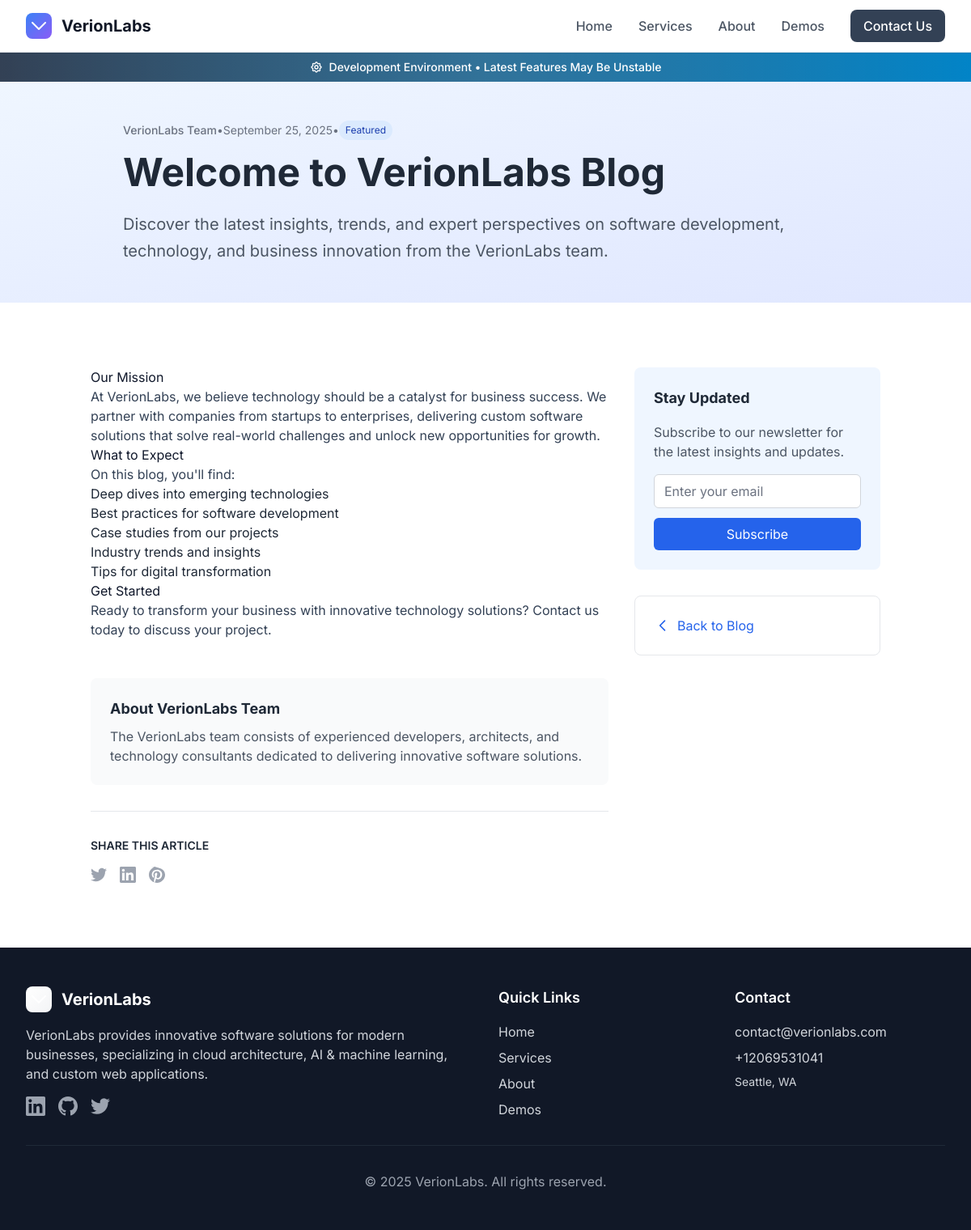
/blog/welcome-to-verionlabs-blog/, run on the app's committed database.
### website/models.py (models this page shows, shortened)
class SiteConfig(models.Model):
    maintenance_mode = models.BooleanField(default=False, help_text="Show maintenance page for all users except admin/staff")
    """Site-wide configuration and company information"""
    company_name = models.CharField(max_length=100, default="VerionLabs")
    domain = models.CharField(max_length=100, default="verionlabs.com")
    email = models.EmailField(default="contact@verionlabs.com")
    phone = models.CharField(max_length=20, blank=True, null=True)
    address = models.TextField(default="123 Innovation Drive, Tech Valley, CA 94000")
    description = models.TextField(
        default="VerionLabs provides innovative software solutions for modern businesses, specializing in cloud architecture, AI & machine learning, and custom web applications."
    )
    mission = models.TextField(
        default="We empower businesses with cutting-edge technology solutions that drive growth, efficiency, and innovation in the digital age."
    )
    linkedin_url = models.URLField(blank=True, null=True, default="https://linkedin.com/company/verionlabs")
    github_url = models.URLField(blank=True, null=True, default="https://github.com/verionlabs")
    twitter_url = models.URLField(blank=True, null=True, default="https://twitter.com/verionlabs")
    hero_headline = models.CharField(max_length=200, default="Innovative Software Solutions for Modern Business")
    hero_subheadline = models.TextField(
        default="We transform ideas into powerful digital experiences that drive business growth and technological advancement."
    )
    hero_cta_text = models.CharField(max_length=50, default="Explore Our Services")
    mission_title = models.CharField(max_length=100, default="Our Mission")
    mission_content = models.TextField(
        default="At VerionLabs, we believe technology should be a catalyst for business success. We partner with companies from startups to enterprises, delivering custom software solutions that solve real-world challenges and unlock new opportunities for growth."
    )
    contact_cta_title = models.CharField(max_length=100, default="Ready to Transform Your Business?")
    contact_cta_description = models.TextField(
        default="Let's discuss how our innovative solutions can help you achieve your goals and stay ahead of the competition."
    )
    contact_cta_button_text = models.CharField(max_length=50, default="Get Started Today")
    about_story_title = models.CharField(max_length=100, default="Our Story")
    about_vision_title = models.CharField(max_length=100, default="Our Vision")
    about_vision_content = models.TextField(
        default="To be the trusted technology partner that empowers businesses to thrive in the digital future, one innovative solution at a time."
    )
    meta_keywords = models.TextField(
        default="software development, web applications, cloud architecture, AI, machine learning",
        help_text="Comma-separated keywords"
    )
    created_at = models.DateTimeField(auto_now_add=True)
    updated_at = models.DateTimeField(auto_now=True)
    class Meta:
        verbose_name = "Site Configuration"
        verbose_name_plural = "Site Configuration"

class NavigationItem(models.Model):
    name = models.CharField(max_length=50)
    url = models.CharField(max_length=200, help_text="URL path (e.g., '/services/') or external URL")
    order = models.PositiveIntegerField(default=0)
    is_active = models.BooleanField(default=True)
    is_external = models.BooleanField(default=False, help_text="Is this an external link?")
    class Meta:
        ordering = ['order', 'name']

class DevelopmentBanner(models.Model):
    is_active = models.BooleanField(
        default=True,
        help_text="Show the development banner on the website"
    )
    message = models.CharField(
        max_length=200,
        default="Development in Progress - Opening Soon!",
        help_text="Banner message text"
    )
    background_color = models.CharField(
        max_length=20,
        default="bg-blue-600",
        help_text="Tailwind CSS background color class"
    )
    text_color = models.CharField(
        max_length=20,
        default="text-white",
        help_text="Tailwind CSS text color class"
    )
    created_at = models.DateTimeField(auto_now_add=True)
    updated_at = models.DateTimeField(auto_now=True)
    class Meta:
        verbose_name = "Development Banner"
        verbose_name_plural = "Development Banner"

class BlogPost(models.Model):
    title = models.CharField(max_length=200)
    slug = models.SlugField(unique=True, help_text="URL slug for this blog post")
    excerpt = models.TextField(
        max_length=300,
        help_text="Short summary for blog listing (max 300 characters)"
    )
    content = models.TextField(help_text="Full blog post content (supports HTML)")
    author_name = models.CharField(max_length=100, default="VerionLabs Team")
    author_bio = models.TextField(blank=True, help_text="Optional author bio")
    featured_image = models.ImageField(
        upload_to='blog/',
        blank=True,
        null=True,
        help_text="Featured image for the blog post"
    )
    featured_image_url = models.URLField(
        blank=True,
        null=True,
        help_text="External image URL if not uploading"
    )
    is_published = models.BooleanField(default=False, help_text="Publish this blog post")
    publish_date = models.DateTimeField(auto_now_add=True)
    updated_at = models.DateTimeField(auto_now=True)
    meta_description = models.TextField(
        blank=True,
        help_text="Meta description for SEO (recommended 150-160 characters)"
    )
    meta_keywords = models.CharField(
        max_length=200,
        blank=True,
        help_text="Comma-separated keywords for SEO"
    )
    featured = models.BooleanField(default=False, help_text="Feature this post on homepage")
    order = models.PositiveIntegerField(default=0, help_text="Display order for featured posts")
    tags = models.ManyToManyField('BlogTag', blank=True, related_name='blog_posts', help_text="Tags for categorizing this post")
    class Meta:
        ordering = ['-publish_date']
        verbose_name = "Blog Post"
        verbose_name_plural = "Blog Posts"
    def get_featured_image_url(self):
        if self.featured_image:
            return self.featured_image.url
        return self.featured_image_url

### website/views.py (the view)
# urls.py: path('blog/<slug:slug>/', views.BlogDetailView.as_view(), name='blog_detail'),
class BlogDetailView(DetailView):
    model = BlogPost
    template_name = 'website/blog_detail.html'
    context_object_name = 'post'
    def get_queryset(self):
        return BlogPost.objects.filter(is_published=True)
    def get_context_data(self, **kwargs):
        context = super().get_context_data(**kwargs)
        context.update(get_site_context())
        context['related_posts'] = BlogPost.objects.filter(
            is_published=True,
            featured=True
        ).exclude(id=self.object.id).order_by('-publish_date')[:3]
        return context

### templates/website/blog_detail.html (shortened to what this page needs)
{% extends 'base.html' %}
{% load static %}
{% block content %}
<section class="bg-gradient-to-br from-blue-50 to-indigo-100 py-12 lg:py-16">
    <div class="container mx-auto px-6">
        <div class="max-w-4xl mx-auto">
            <div class="flex items-center text-sm text-gray-500 mb-4">
                <span class="font-medium">{{ post.author_name }}</span>
                <span class="mx-2">•</span>
                <time datetime="{{ post.publish_date|date:'c' }}">{{ post.publish_date|date:"F j, Y" }}</time>
                {% if post.featured %}
                <span class="mx-2">•</span>
                <span class="bg-blue-100 text-blue-800 text-xs px-2 py-1 rounded-full">Featured</span>
                {% endif %}
            </div>
            <h1 class="text-3xl md:text-4xl lg:text-5xl font-bold text-gray-800 mb-6">
                {{ post.title }}
            </h1>
            {% if post.excerpt %}
            <p class="text-xl text-gray-600 leading-relaxed">
                {{ post.excerpt }}
            </p>
            {% endif %}
        </div>
    </div>
</section>
<section class="py-16 lg:py-20 bg-white">
    <div class="container mx-auto px-6">
        <div class="grid grid-cols-1 lg:grid-cols-3 gap-8">
            <div class="lg:col-span-2">
                <div class="prose prose-lg max-w-none">
                    {{ post.content|safe }}
                </div>
                {% if post.author_bio %}
                <div class="mt-12 p-6 bg-gray-50 rounded-lg">
                    <h3 class="text-lg font-bold text-gray-800 mb-2">About {{ post.author_name }}</h3>
                    <p class="text-gray-600">{{ post.author_bio }}</p>
                </div>
                {% endif %}
                <div class="mt-8 pt-8 border-t border-gray-200">
                    <h4 class="text-sm font-semibold text-gray-800 uppercase tracking-wide mb-4">Share this article</h4>
                    <div class="flex space-x-4">
                        <a href="#" class="text-gray-400 hover:text-blue-600 transition-colors">
                        </a>
                        <a href="#" class="text-gray-400 hover:text-blue-600 transition-colors">
                        </a>
                        <a href="#" class="text-gray-400 hover:text-blue-600 transition-colors">
                        </a>
                    </div>
                </div>
            </div>
            <div class="lg:col-span-1">
                <div class="bg-blue-50 rounded-lg p-6 mb-8">
                    <h3 class="text-lg font-bold text-gray-800 mb-4">Stay Updated</h3>
                    <p class="text-gray-600 mb-4">Subscribe to our newsletter for the latest insights and updates.</p>
                    <form class="space-y-3">
                        <input type="email" placeholder="Enter your email" class="w-full px-3 py-2 border border-gray-300 rounded-md focus:outline-none focus:ring-2 focus:ring-blue-500">
                        <button type="submit" class="w-full bg-blue-600 text-white py-2 px-4 rounded-md hover:bg-blue-700 transition-colors">
                            Subscribe
                        </button>
                    </form>
                </div>
                <div class="bg-white border border-gray-200 rounded-lg p-6">
                    <a href="{% url 'website:blog' %}" class="flex items-center text-blue-600 hover:text-blue-800 transition-colors">
                        <svg class="w-5 h-5 mr-2" fill="none" stroke="currentColor" viewBox="0 0 24 24">
                            <path stroke-linecap="round" stroke-linejoin="round" stroke-width="2" d="M15 19l-7-7 7-7"></path>
                        </svg>
                        Back to Blog
                    </a>
                </div>
            </div>
        </div>
    </div>
</section>
{% endblock %}

### templates/base.html (shortened to what this page needs)
<!DOCTYPE html>
<html lang="en" class="h-full">
<head>
        content="{% block og_image %}https://{{ site_config.domain }}{% load static %}{% static 'images/logo.svg' %}{% endblock %}">
        content="{% block twitter_image %}https://{{ site_config.domain }}{% load static %}{% static 'images/logo.svg' %}{% endblock %}">
    {% load static %}
    <link rel="stylesheet" href="{% static 'css/tailwind.css' %}">
    <link rel="stylesheet" href="{% static 'css/main.css' %}">
</head>
<body class="min-h-screen flex flex-col font-sans text-gray-800 antialiased">
    <header class="bg-white shadow-sm border-b border-gray-200 sticky top-0 z-50">
        <div class="max-w-7xl mx-auto px-4 sm:px-6 lg:px-8">
            <nav class="flex items-center justify-between h-16">
                <a href="{% url 'website:home' %}"
                    class="flex items-center space-x-3 hover:opacity-80 transition-opacity">
                    <img src="{% static 'images/logo.svg' %}" alt="{{ site_config.company_name }} Logo" class="h-8 w-8">
                    <span class="text-xl font-bold text-gray-900">{{ site_config.company_name }}</span>
                </a>
                <div class="hidden md:flex items-center space-x-8">
                    {% for item in navigation_items %}
                    <a href="{% if item.is_external %}{{ item.url }}{% else %}{{ item.url }}{% endif %}"
                        class="text-gray-600 hover:text-gray-900 font-medium transition-colors duration-200{% if request.resolver_match.url_name == item.url %} text-blue-600{% endif %}">
                        {{ item.name }}
                    </a>
                    {% endfor %}
                    <a href="{% url 'website:contact' %}"
                        class="btn-primary px-4 py-2 rounded-md transition-colors duration-200 font-medium">
                        Contact Us
                    </a>
                </div>
            </nav>
        </div>
    </header>
    {% if development_banner and development_banner.is_active %}
    <div
        class="bg-gradient-to-r from-primary-600 to-accent-600 text-white py-2 px-4 text-center relative overflow-hidden">
        <div class="relative z-10 flex items-center justify-center space-x-2">
            <span class="text-sm font-medium">
                {{ development_banner.message }}
            </span>
        </div>
        <div
            class="absolute inset-0 bg-gradient-to-r from-transparent via-white/10 to-transparent animate-pulse pointer-events-none">
        </div>
    </div>
    {% endif %}
    <main class="flex-grow">
        {% block content %}{% endblock %}
    </main>
    <footer class="bg-gray-900 text-white">
        <div class="max-w-7xl mx-auto px-4 sm:px-6 lg:px-8 py-12">
            <div class="grid grid-cols-1 md:grid-cols-4 gap-8">
                <div class="md:col-span-2">
                    <div class="flex items-center space-x-3 mb-4">
                        <img src="{% static 'images/logo-white.svg' %}" alt="{{ site_config.company_name }} Logo"
                            class="h-8 w-8">
                        <span class="text-xl font-bold">{{ site_config.company_name }}</span>
                    </div>
                    <p class="text-gray-300 mb-4">{{ site_config.description }}</p>
                    <div class="flex space-x-4">
                        {% if site_config.linkedin_url %}
                        <a href="{{ site_config.linkedin_url }}"
                            class="text-gray-400 hover:text-white transition-colors">
                        </a>
                        {% endif %}
                        {% if site_config.github_url %}
                        <a href="{{ site_config.github_url }}" class="text-gray-400 hover:text-white transition-colors">
                        </a>
                        {% endif %}
                        {% if site_config.twitter_url %}
                        <a href="{{ site_config.twitter_url }}"
                            class="text-gray-400 hover:text-white transition-colors">
                        </a>
                        {% endif %}
                    </div>
                </div>
                <div>
                    <h3 class="text-lg font-semibold mb-4">Quick Links</h3>
                    <ul class="space-y-2">
                        {% for item in navigation_items %}
                        <li>
                            <a href="{% if item.is_external %}{{ item.url }}{% else %}{{ item.url }}{% endif %}"
                                class="text-gray-300 hover:text-white transition-colors">
                                {{ item.name }}
                            </a>
                        </li>
                        {% endfor %}
                    </ul>
                </div>
                <div>
                    <h3 class="text-lg font-semibold mb-4">Contact</h3>
                    <div class="space-y-2 text-gray-300">
                        <p>{{ site_config.email }}</p>
                        {% if site_config.phone %}<p>{{ site_config.phone }}</p>{% endif %}
                        <p class="text-sm">{{ site_config.address }}</p>
                    </div>
                </div>
            </div>
            <div class="border-t border-gray-800 mt-8 pt-8 text-center">
                <p class="text-gray-400">&copy; {% now "Y" %} {{ site_config.company_name }}. All rights reserved.</p>
            </div>
        </div>
    </footer>
</body>
</html>

### data on the page
SiteConfig: company_name "VerionLabs", description "VerionLabs provides innovative software solutions for modern businesses, specializing in cloud architecture, AI & machine learning, and custom web applications.", email "contact@verionlabs.com", phone "+12069531041", address "Seattle, WA"
NavigationItem: name "Home"
NavigationItem: name "Services"
NavigationItem: name "About"
NavigationItem: name "Demos"
DevelopmentBanner: message "Development Environment • Latest Features May Be Unstable"
BlogPost: author_name "VerionLabs Team", publish_date "September 25, 2025", title "Welcome to VerionLabs Blog", excerpt "Discover the latest insights, trends, and expert perspectives on software development, technology, and business innovation from the VerionLabs team.", content "Our Mission At VerionLabs, we believe technology should be a catalyst for business success. We partner with companies from startups to enterprises, delivering custom software solutions that solve real-world challenges and unlock new opportunities for growth. What to Expect On this blog, you'll find: Deep dives into emerging technologies Best practices for software development Case studies from our projects Industry trends and insights Tips for digital transformation Get Started Ready to transform your business with innovative technology solutions? Contact us today to discuss your project.", author_bio "The VerionLabs team consists of experienced developers, architects, and technology consultants dedicated to delivering innovative software solutions."
